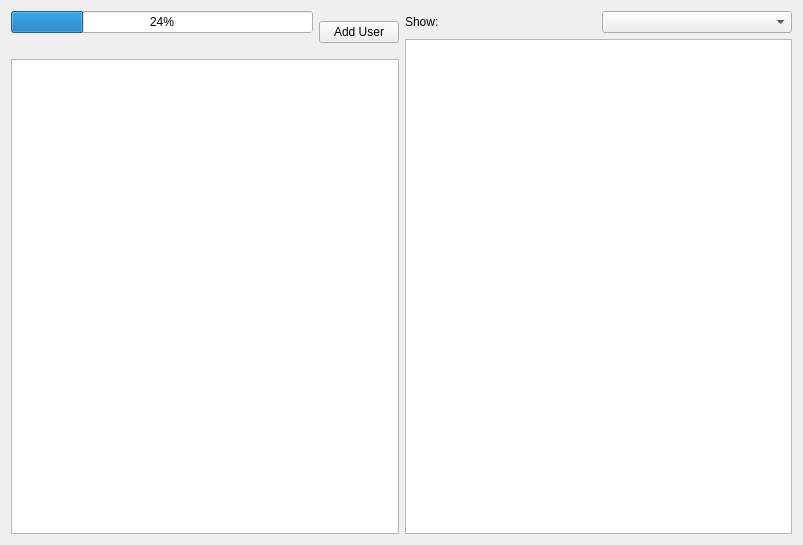
<?xml version="1.0" encoding="UTF-8"?>
<ui version="4.0">
 <class>chunkerMainForm</class>
 <widget class="QWidget" name="chunkerMainForm">
  <property name="geometry">
   <rect>
    <x>0</x>
    <y>0</y>
    <width>803</width>
    <height>545</height>
   </rect>
  </property>
  <property name="windowTitle">
   <string>Form</string>
  </property>
  <layout class="QHBoxLayout" name="horizontalLayout_2">
   <item>
    <layout class="QHBoxLayout" name="horizontalLayout">
     <item>
      <layout class="QVBoxLayout" name="accountInfoVerticalLayout">
       <item>
        <layout class="QHBoxLayout" name="summaryHorizontalLayout">
         <item>
          <layout class="QVBoxLayout" name="sizeSummaryVerticalLayout">
           <item>
            <widget class="QProgressBar" name="totalSizeUsageProgressBar">
             <property name="value">
              <number>24</number>
             </property>
            </widget>
           </item>
           <item>
            <widget class="QLabel" name="totalSizeUsageLabel">
             <property name="text">
              <string/>
             </property>
             <property name="alignment">
              <set>Qt::AlignCenter</set>
             </property>
            </widget>
           </item>
          </layout>
         </item>
         <item>
          <widget class="QPushButton" name="addUserButton">
           <property name="text">
            <string>Add User</string>
           </property>
          </widget>
         </item>
        </layout>
       </item>
       <item>
        <widget class="QListView" name="accountListView"/>
       </item>
      </layout>
     </item>
    </layout>
   </item>
   <item>
    <layout class="QVBoxLayout" name="fileVerticalLayout">
     <item>
      <layout class="QHBoxLayout" name="filterHorizontalLayout">
       <item>
        <widget class="QLabel" name="filterLabel">
         <property name="text">
          <string>Show:</string>
         </property>
        </widget>
       </item>
       <item>
        <widget class="QComboBox" name="filterComboBox"/>
       </item>
      </layout>
     </item>
     <item>
      <widget class="QTreeView" name="treeView"/>
     </item>
    </layout>
   </item>
  </layout>
 </widget>
 <resources/>
 <connections/>
</ui>
